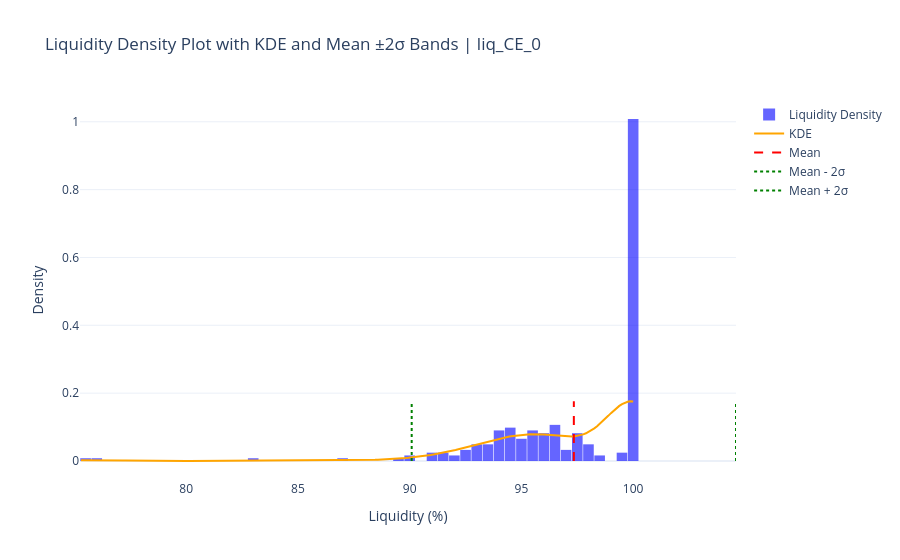
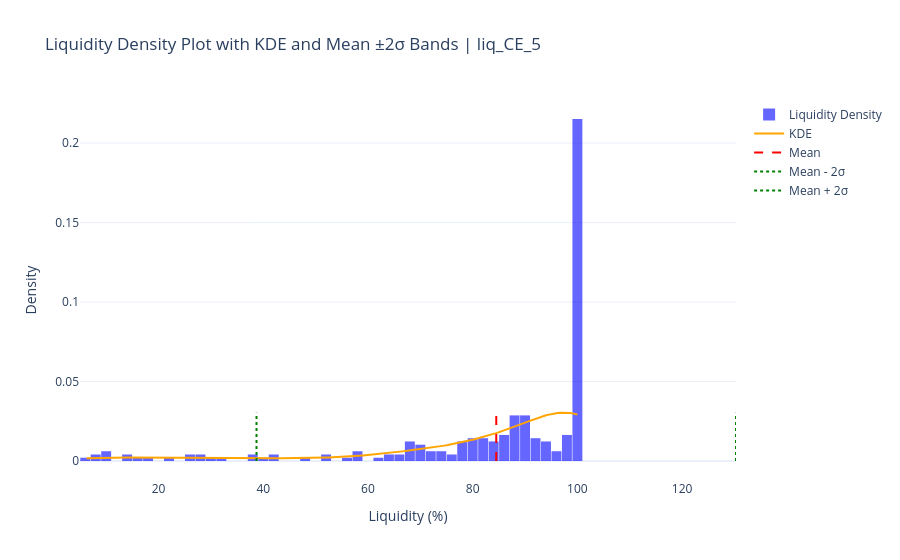
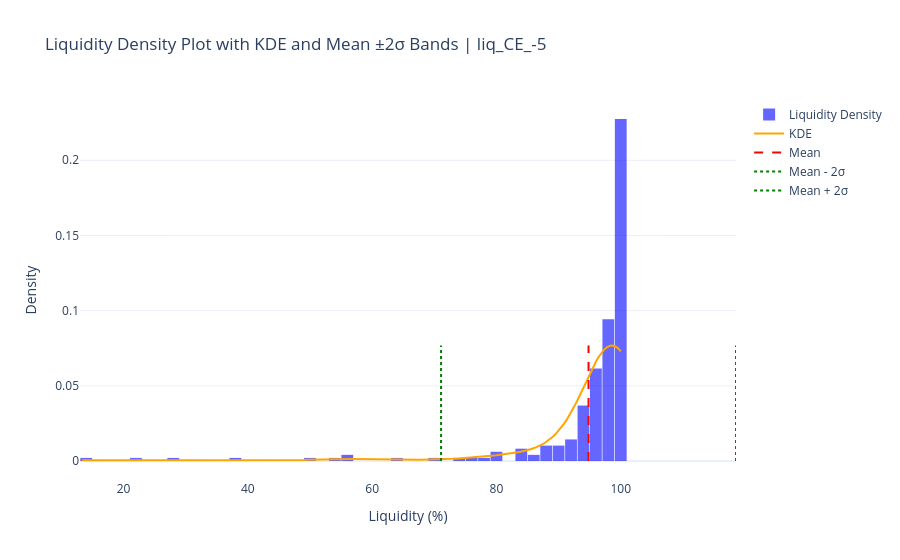
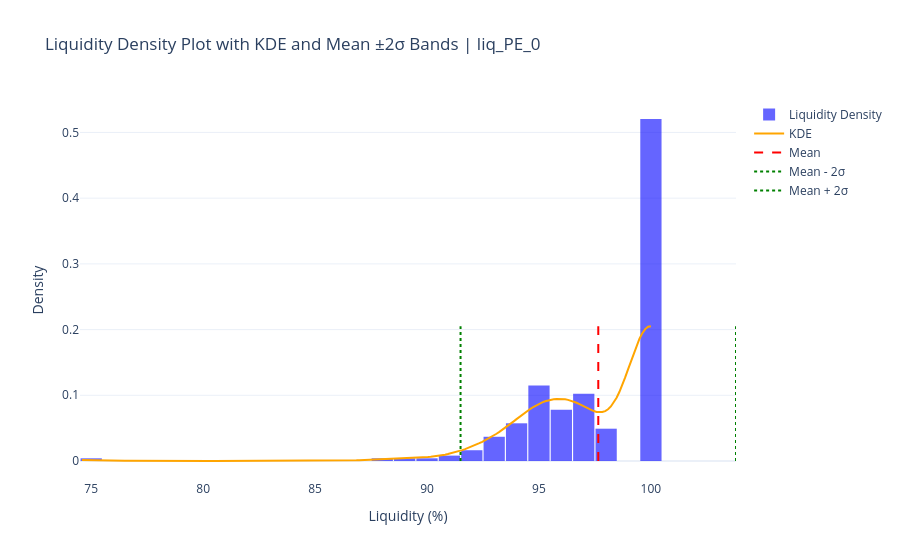

Here is the notebook cell these charts were saved with, in order:
### Code cell
df = pd.read_csv(report_path, parse_dates=["Date"], index_col="Date")

# For ATM, 5% OTM, ITM (PE/CE):
# Plot liq Histogram (Mean liquidity)
# Plot Avg. Spread Hist (Mean, 2 Sigma bands)
# Plot Histogram of Max./Min. Spread Time - Time on x axis and count frequency on y axis

col_name_list = ['liq_CE_0','liq_CE_5','liq_CE_-5',
            'liq_PE_0','liq_PE_5','liq_PE_-5']

for col_name in col_name_list:
    liquidity_plot(col_name, title='Liquidity Plot and Mean ±2σ Bands')

### Figure 1 — Plotly figure (JSON) as saved in the notebook; plotly's stock layout.template omitted (floating-point values rounded to 4 significant figures; data arrays with more than 128 entries replaced by an {"elided": "..."} marker saying what was removed)
{"data": [{"histnorm": "probability density", "marker": {"color": "blue"}, "name": "Liquidity Density", "nbinsx": 50, "opacity": 0.6, "type": "histogram", "x": {"elided": "244 float values"}}, {"line": {"color": "orange"}, "mode": "lines", "name": "KDE", "type": "scatter", "x": {"elided": "200 float values"}, "y": {"elided": "200 float values"}}, {"line": {"color": "red", "dash": "dash"}, "mode": "lines", "name": "Mean", "type": "scatter", "x": [97.35, 97.35], "y": [0, 0.176]}, {"line": {"color": "green", "dash": "dot"}, "mode": "lines", "name": "Mean - 2σ", "type": "scatter", "x": [90.09, 90.09], "y": [0, 0.176]}, {"line": {"color": "green", "dash": "dot"}, "mode": "lines", "name": "Mean + 2σ", "type": "scatter", "x": [104.6, 104.6], "y": [0, 0.176]}], "layout": {"bargap": 0.05, "title": {"text": "Liquidity Density Plot with KDE and Mean ±2σ Bands | liq_CE_0"}, "xaxis": {"title": {"text": "Liquidity (%)"}}, "yaxis": {"title": {"text": "Density"}}}}

### Figure 2 — Plotly figure (JSON) as saved in the notebook; plotly's stock layout.template omitted (floating-point values rounded to 4 significant figures; data arrays with more than 128 entries replaced by an {"elided": "..."} marker saying what was removed)
{"data": [{"histnorm": "probability density", "marker": {"color": "blue"}, "name": "Liquidity Density", "nbinsx": 50, "opacity": 0.6, "type": "histogram", "x": {"elided": "244 float values"}}, {"line": {"color": "orange"}, "mode": "lines", "name": "KDE", "type": "scatter", "x": {"elided": "200 float values"}, "y": {"elided": "200 float values"}}, {"line": {"color": "red", "dash": "dash"}, "mode": "lines", "name": "Mean", "type": "scatter", "x": [84.5, 84.5], "y": [0, 0.03041]}, {"line": {"color": "green", "dash": "dot"}, "mode": "lines", "name": "Mean - 2σ", "type": "scatter", "x": [38.71, 38.71], "y": [0, 0.03041]}, {"line": {"color": "green", "dash": "dot"}, "mode": "lines", "name": "Mean + 2σ", "type": "scatter", "x": [130.3, 130.3], "y": [0, 0.03041]}], "layout": {"bargap": 0.05, "title": {"text": "Liquidity Density Plot with KDE and Mean ±2σ Bands | liq_CE_5"}, "xaxis": {"title": {"text": "Liquidity (%)"}}, "yaxis": {"title": {"text": "Density"}}}}

### Figure 3 — Plotly figure (JSON) as saved in the notebook; plotly's stock layout.template omitted (floating-point values rounded to 4 significant figures; data arrays with more than 128 entries replaced by an {"elided": "..."} marker saying what was removed)
{"data": [{"histnorm": "probability density", "marker": {"color": "blue"}, "name": "Liquidity Density", "nbinsx": 50, "opacity": 0.6, "type": "histogram", "x": {"elided": "244 float values"}}, {"line": {"color": "orange"}, "mode": "lines", "name": "KDE", "type": "scatter", "x": {"elided": "200 float values"}, "y": {"elided": "200 float values"}}, {"line": {"color": "red", "dash": "dash"}, "mode": "lines", "name": "Mean", "type": "scatter", "x": [94.82, 94.82], "y": [0, 0.07676]}, {"line": {"color": "green", "dash": "dot"}, "mode": "lines", "name": "Mean - 2σ", "type": "scatter", "x": [71.09, 71.09], "y": [0, 0.07676]}, {"line": {"color": "green", "dash": "dot"}, "mode": "lines", "name": "Mean + 2σ", "type": "scatter", "x": [118.5, 118.5], "y": [0, 0.07676]}], "layout": {"bargap": 0.05, "title": {"text": "Liquidity Density Plot with KDE and Mean ±2σ Bands | liq_CE_-5"}, "xaxis": {"title": {"text": "Liquidity (%)"}}, "yaxis": {"title": {"text": "Density"}}}}

### Figure 4 — Plotly figure (JSON) as saved in the notebook; plotly's stock layout.template omitted (floating-point values rounded to 4 significant figures; data arrays with more than 128 entries replaced by an {"elided": "..."} marker saying what was removed)
{"data": [{"histnorm": "probability density", "marker": {"color": "blue"}, "name": "Liquidity Density", "nbinsx": 50, "opacity": 0.6, "type": "histogram", "x": {"elided": "244 float values"}}, {"line": {"color": "orange"}, "mode": "lines", "name": "KDE", "type": "scatter", "x": {"elided": "200 float values"}, "y": {"elided": "200 float values"}}, {"line": {"color": "red", "dash": "dash"}, "mode": "lines", "name": "Mean", "type": "scatter", "x": [97.65, 97.65], "y": [0, 0.205]}, {"line": {"color": "green", "dash": "dot"}, "mode": "lines", "name": "Mean - 2σ", "type": "scatter", "x": [91.5, 91.5], "y": [0, 0.205]}, {"line": {"color": "green", "dash": "dot"}, "mode": "lines", "name": "Mean + 2σ", "type": "scatter", "x": [103.8, 103.8], "y": [0, 0.205]}], "layout": {"bargap": 0.05, "title": {"text": "Liquidity Density Plot with KDE and Mean ±2σ Bands | liq_PE_0"}, "xaxis": {"title": {"text": "Liquidity (%)"}}, "yaxis": {"title": {"text": "Density"}}}}
